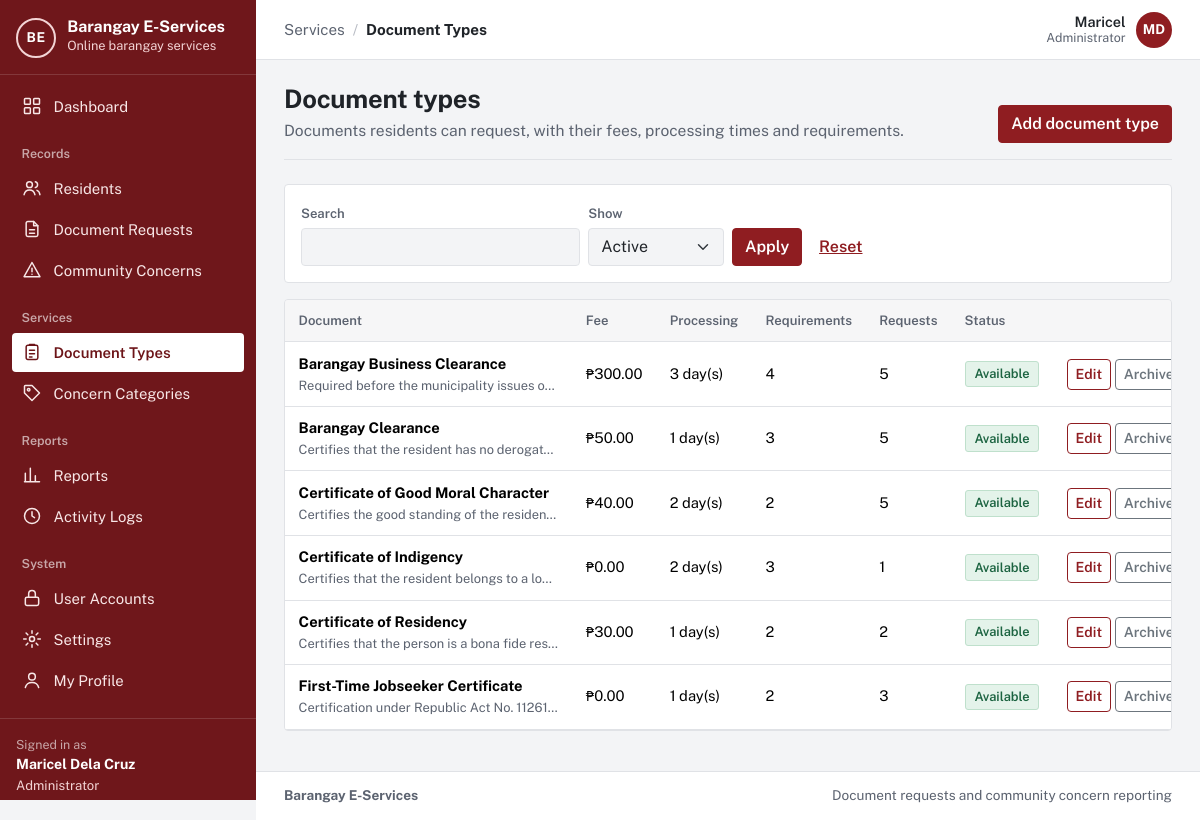
Page /admin/document-types.php (signed in) on the committed database.
### tables this page shows
CREATE TABLE `users` (
  `user_id` int(10) unsigned NOT NULL AUTO_INCREMENT,
  `role_id` tinyint(3) unsigned NOT NULL,
  `purok_id` smallint(5) unsigned DEFAULT NULL,
  `first_name` varchar(60) NOT NULL,
  `last_name` varchar(60) NOT NULL,
  `email` varchar(120) NOT NULL,
  `contact_no` varchar(13) DEFAULT NULL,
  `street_address` varchar(150) DEFAULT NULL,
  `password_hash` varchar(255) NOT NULL,
  `email_verified_at` datetime DEFAULT NULL,
  `is_active` tinyint(1) NOT NULL DEFAULT 1,
  `failed_logins` tinyint(3) unsigned NOT NULL DEFAULT 0,
  `locked_until` datetime DEFAULT NULL,
  `created_at` datetime NOT NULL DEFAULT current_timestamp(),
  `updated_at` datetime NOT NULL DEFAULT current_timestamp() ON UPDATE current_timestamp(),
  PRIMARY KEY (`user_id`),
  UNIQUE KEY `email` (`email`),
  KEY `fk_users_purok` (`purok_id`),
  KEY `idx_users_role` (`role_id`),
  CONSTRAINT `fk_users_purok` FOREIGN KEY (`purok_id`) REFERENCES `puroks` (`purok_id`) ON DELETE SET NULL,
  CONSTRAINT `fk_users_role` FOREIGN KEY (`role_id`) REFERENCES `roles` (`role_id`)
);

CREATE TABLE `roles` (
  `role_id` tinyint(3) unsigned NOT NULL,
  `role_key` varchar(20) NOT NULL,
  `role_name` varchar(50) NOT NULL,
  PRIMARY KEY (`role_id`),
  UNIQUE KEY `role_key` (`role_key`)
);

CREATE TABLE `document_types` (
  `doc_type_id` smallint(5) unsigned NOT NULL AUTO_INCREMENT,
  `name` varchar(100) NOT NULL,
  `description` varchar(500) NOT NULL,
  `fee` decimal(8,2) NOT NULL DEFAULT 0.00,
  `processing_days` tinyint(3) unsigned NOT NULL DEFAULT 1,
  `is_archived` tinyint(1) NOT NULL DEFAULT 0,
  `created_at` datetime NOT NULL DEFAULT current_timestamp(),
  `updated_at` datetime NOT NULL DEFAULT current_timestamp() ON UPDATE current_timestamp(),
  PRIMARY KEY (`doc_type_id`),
  UNIQUE KEY `name` (`name`),
  CONSTRAINT `chk_dt_fee` CHECK (`fee` >= 0),
  CONSTRAINT `chk_dt_days` CHECK (`processing_days` between 1 and 30)
);

### app/lib/helpers.php (called while the page is built, shortened)
<?php
function e($value): string
{
    return htmlspecialchars((string) ($value ?? ''), ENT_QUOTES | ENT_SUBSTITUTE, 'UTF-8');
}
function base_path(): string
{
    static $base = null;
    if ($base === null) {
        $script = realpath($_SERVER['SCRIPT_FILENAME'] ?? '') ?: '';
        $root   = realpath(APP_ROOT) ?: APP_ROOT;
        $rel    = str_replace('\\', '/', substr($script, strlen($root)));
        $name   = str_replace('\\', '/', $_SERVER['SCRIPT_NAME'] ?? '');
        $base   = ($rel !== '' && str_ends_with($name, $rel)) ? substr($name, 0, -strlen($rel)) : '';
        $base   = rtrim($base, '/');
    }
    return $base;
}
function url(string $path = ''): string
{
    return base_path() . '/' . ltrim($path, '/');
}
function asset(string $path): string
{
    return url('assets/' . ltrim($path, '/'));
}
function query_param(string $key, string $default = ''): string
{
    $value = $_GET[$key] ?? $default;
    return is_string($value) ? trim($value) : $default;
}
function peso($amount): string
{
    return '₱' . number_format((float) $amount, 2);
}
function full_name(array $row, string $prefix = ''): string
{
    return trim(($row[$prefix . 'first_name'] ?? '') . ' ' . ($row[$prefix . 'last_name'] ?? ''));
}

### app/lib/auth.php (called while the page is built, shortened)
<?php
function current_user(bool $refresh = false): ?array
{
    static $user = false;
    if ($user !== false && !$refresh) {
        return $user;
    }
    $user = null;
    if (!empty($_SESSION['user_id'])) {
        $user = db_one(
            'SELECT u.user_id, u.first_name, u.last_name, u.email, u.contact_no, u.street_address, u.purok_id,
                    u.email_verified_at, u.is_active, u.created_at, r.role_key, r.role_name
               FROM users u JOIN roles r ON r.role_id = u.role_id
              WHERE u.user_id = ?',
            [(int) $_SESSION['user_id']]
        );
    }
    return $user;
}
function is_verified(?array $user = null): bool
{
    $user = $user ?? current_user();
    return $user !== null && !empty($user['email_verified_at']);
}
function home_path_for_role(?string $role): string
{
    return match ($role) {
        ROLE_ADMIN    => 'admin/dashboard.php',
        ROLE_STAFF    => 'staff/dashboard.php',
        ROLE_RESIDENT => 'resident/dashboard.php',
        default       => 'auth/login.php',
    };
}
function require_login(bool $mustBeVerified = true): array
{
    $user = current_user();
    return $user;
}
function require_role(string ...$roles): array
{
    $user = require_login();
    return $user;
}

### app/lib/db.php (called while the page is built, shortened)
<?php
function db(): mysqli
{
    static $conn = null;
    if ($conn === null) {
        $conn = new mysqli(
            config('db.host'),
            config('db.user'),
            config('db.password'),
            config('db.name'),
            (int) config('db.port', 3306)
        );
        $conn->set_charset('utf8mb4');
        $conn->query("SET time_zone = '+08:00'");
    }
    return $conn;
}
function db_query(string $sql, array $params = []): mysqli_stmt
{
    $stmt = db()->prepare($sql);
    if ($params) {
        $types = '';
        foreach ($params as $p) {
            $types .= is_int($p) ? 'i' : (is_float($p) ? 'd' : 's');
        }
        $stmt->bind_param($types, ...array_values($params));
    }
    $stmt->execute();
    return $stmt;
}
function db_all(string $sql, array $params = []): array
{
    $result = db_query($sql, $params)->get_result();
    return $result ? $result->fetch_all(MYSQLI_ASSOC) : [];
}
function db_one(string $sql, array $params = []): ?array
{
    $result = db_query($sql, $params)->get_result();
    $row = $result ? $result->fetch_assoc() : null;
    return $row ?: null;
}

### admin/document-types.php (the view, shortened to what this page needs)
<?php
require __DIR__ . '/../app/bootstrap.php';
$user = require_role(ROLE_ADMIN);
$q = query_param('q');
$show = in_array(query_param('show'), ['archived', 'all'], true) ? query_param('show') : '';
$where = $show === 'archived' ? 'WHERE dt.is_archived = 1' : ($show === 'all' ? 'WHERE 1=1' : 'WHERE dt.is_archived = 0');
$params = [];
$rows = db_all(
    "SELECT dt.*, (SELECT COUNT(*) FROM document_requirements r WHERE r.doc_type_id = dt.doc_type_id) AS req_count,
            (SELECT COUNT(*) FROM document_requests x WHERE x.doc_type_id = dt.doc_type_id) AS used
       FROM document_types dt $where ORDER BY dt.name",
    $params
);
$activeNav = 'doctypes';
require APP_ROOT . '/app/views/header.php';
?>
<div class="page-head">
  <div><h1>Document types</h1><p>Documents residents can request, with their fees, processing times and requirements.</p></div>
  <div class="page-actions"><a class="btn btn-primary" href="<?= e(url('admin/document-type-form.php')) ?>">Add document type</a></div>
</div>
<form class="filters" method="get" role="search">
  <div class="row g-2 align-items-end">
    <div class="col-md-4"><label class="form-label" for="q">Search</label><input class="form-control" id="q" name="q" value="<?= e($q) ?>"></div>
    <div class="col-6 col-md-2"><label class="form-label" for="show">Show</label>
      <select class="form-select" id="show" name="show">
        <option value="">Active</option>
      </select></div>
    <div class="col-auto"><button class="btn btn-primary" type="submit">Apply</button> <a class="btn btn-link" href="<?= e(url('admin/document-types.php')) ?>">Reset</a></div>
  </div>
</form>
<div class="table-wrap">
  <?php if (!$rows): ?><div class="empty"><p>No document types found.</p></div><?php else: ?>
  <table class="table">
    <thead><tr><th scope="col">Document</th><th scope="col">Fee</th><th scope="col">Processing</th><th scope="col">Requirements</th><th scope="col">Requests</th><th scope="col">Status</th><th scope="col"><span class="visually-hidden">Actions</span></th></tr></thead>
    <tbody>
    <?php foreach ($rows as $r): ?>
      <tr>
        <td><strong><?= e($r['name']) ?></strong><div class="small text-muted text-truncate cell-clip"><?= e($r['description']) ?></div></td>
        <td class="nowrap"><?= e(peso($r['fee'])) ?></td>
        <td class="nowrap"><?= (int) $r['processing_days'] ?> day(s)</td>
        <td><?= (int) $r['req_count'] ?></td>
        <td><?= (int) $r['used'] ?></td>
        <td><?= $r['is_archived'] ? '<span class="status status-muted">Archived</span>' : '<span class="status status-done">Available</span>' ?></td>
        <td class="text-end nowrap">
          <a class="btn btn-sm btn-outline-primary" href="<?= e(url('admin/document-type-form.php?id=' . (int) $r['doc_type_id'])) ?>">Edit<span class="visually-hidden"> <?= e($r['name']) ?></span></a>
          <form method="post" class="d-inline">
            <?php if ($r['is_archived']): ?>
              <button class="btn btn-sm btn-outline-secondary" name="op" value="restore">Restore</button>
            <?php else: ?>
              <button class="btn btn-sm btn-outline-secondary" name="op" value="archive" data-confirm="Archive <?= e($r['name']) ?>? Residents will no longer be able to request it.">Archive</button>
            <?php endif; ?>
          </form>
        </td>
      </tr>
    <?php endforeach; ?>
    </tbody>
  </table>
  <?php endif; ?>
</div>
<?php require APP_ROOT . '/app/views/footer.php'; ?>

### app/views/header.php (shortened to what this page needs)
<?php
$user = current_user();
$role = $user['role_key'] ?? null;
$verified = $user && is_verified($user);
$activeNav = $activeNav ?? '';
$appLayout = $user && $verified;
$groups = [];
if ($appLayout && $role === ROLE_ADMIN) {
    $groups = [
        '' => ['dashboard' => ['admin/dashboard.php', 'Dashboard', 'dashboard']],
        'Records' => [
            'residents' => ['residents.php', 'Residents', 'residents'],
            'requests'  => ['requests.php', 'Document Requests', 'document'],
            'concerns'  => ['concerns.php', 'Community Concerns', 'concern'],
        ],
        'Services' => [
            'doctypes'   => ['admin/document-types.php', 'Document Types', 'services'],
            'categories' => ['admin/categories.php', 'Concern Categories', 'category'],
        ],
        'Reports' => [
            'reports' => ['reports.php', 'Reports', 'reports'],
            'logs'    => ['admin/logs.php', 'Activity Logs', 'logs'],
        ],
        'System' => [
            'users'    => ['admin/users.php', 'User Accounts', 'accounts'],
            'settings' => ['admin/settings.php', 'Settings', 'settings'],
            'profile'  => ['profile.php', 'My Profile', 'profile'],
        ],
    ];
}
$crumbGroup = '';
$crumbItem = $pageTitle ?? '';
foreach ($groups as $label => $items) {
    if (isset($items[$activeNav])) {
        $crumbGroup = $label;
        $crumbItem = $items[$activeNav][1];
    }
}
?><!doctype html>
<html lang="en">
<head>
  <link rel="stylesheet" href="<?= e(asset('vendor/bootstrap/bootstrap.min.css')) ?>">
  <link rel="stylesheet" href="<?= e(asset('css/app.css')) ?>">
</head>
<body class="<?= $appLayout ? 'app-body' : 'public-body' ?>">
<?php if ($appLayout): ?>
<div class="app-shell">
  <aside class="sidebar offcanvas-lg offcanvas-start" id="sidebar" tabindex="-1" aria-label="Main navigation">
    <div class="sidebar-brand">
      <a class="brand" href="<?= e(url(home_path_for_role($role))) ?>">
        <?= render_app_mark() ?>
        <span class="brand-text">
          <span class="brand-name"><?= e(app_name()) ?></span>
          <span class="brand-sub">Online barangay services</span>
        </span>
      </a>
    </div>
    <nav class="sidebar-nav">
      <?php foreach ($groups as $label => $items): ?>
        <?php if ($label !== ''): ?><div class="sidebar-heading"><?= e($label) ?></div><?php endif; ?>
        <ul class="sidebar-list">
          <?php foreach ($items as $key => [$path, $itemLabel, $iconName]): ?>
            <li>
              <a class="sidebar-link<?= $key === $activeNav ? ' active' : '' ?>" <?= $key === $activeNav ? 'aria-current="page"' : '' ?> href="<?= e(url($path)) ?>">
                <?= icon($iconName) ?><span><?= e($itemLabel) ?></span>
              </a>
            </li>
          <?php endforeach; ?>
        </ul>
      <?php endforeach; ?>
    </nav>
    <div class="sidebar-user">
      <div class="sidebar-user-label">Signed in as</div>
      <div class="sidebar-user-name"><?= e(full_name($user)) ?></div>
      <div class="sidebar-user-role"><?= e($user['role_name']) ?></div>
      <form method="post" action="<?= e(url('auth/logout.php')) ?>">
      </form>
    </div>
  </aside>
  <div class="app-main">
    <header class="topbar">
      <nav class="topbar-crumb" aria-label="You are here">
        <?php if ($crumbGroup !== ''): ?><span class="crumb-group"><?= e($crumbGroup) ?></span><span class="crumb-sep" aria-hidden="true">/</span><?php endif; ?>
        <span class="crumb-item"><?= e($crumbItem) ?></span>
      </nav>
      <div class="topbar-user">
        <span class="topbar-user-text"><span class="topbar-user-name"><?= e($user['first_name']) ?></span><span class="topbar-user-role"><?= e($user['role_name']) ?></span></span>
        <a class="avatar" href="<?= e(url('profile.php')) ?>" title="My profile" aria-label="My profile"><?= e(mb_strtoupper(mb_substr($user['first_name'], 0, 1) . mb_substr($user['last_name'], 0, 1))) ?></a>
      </div>
    </header>
    <main id="main" class="page">
<?php endif; ?>

### rows in the picture
users: full_name($user) "Maricel Dela Cruz", role.role_name "Administrator", first_name "Maricel", first_name+last_name "MD"
document_types: name "Barangay Business Clearance", description "Required before the municipality issues o…", fee "₱300.00", processing_days "3", req_count "4", used "5", is_archived "Available"
document_types: name "Barangay Clearance", description "Certifies that the resident has no derogat…", fee "₱50.00", processing_days "1", req_count "3", used "5", is_archived "Available"
document_types: name "Certificate of Good Moral Character", description "Certifies the good standing of the residen…", fee "₱40.00", processing_days "2", req_count "2", used "5", is_archived "Available"
document_types: name "Certificate of Indigency", description "Certifies that the resident belongs to a lo…", fee "₱0.00", processing_days "2", req_count "3", used "1", is_archived "Available"
document_types: name "Certificate of Residency", description "Certifies that the person is a bona fide res…", fee "₱30.00", processing_days "1", req_count "2", used "2", is_archived "Available"
document_types: name "First-Time Jobseeker Certificate", description "Certification under Republic Act No. 11261…", fee "₱0.00", processing_days "1", req_count "2", used "3", is_archived "Available"

### other values in the picture
app_name() "Barangay E-Services"
$itemLabel "Dashboard"
$label "Records"
$itemLabel "Residents"
$itemLabel "Document Requests"
$itemLabel "Community Concerns"
$label "Services"
$itemLabel "Document Types"
$itemLabel "Concern Categories"
$label "Reports"
$itemLabel "Reports"
$itemLabel "Activity Logs"
$label "System"
$itemLabel "User Accounts"
$itemLabel "Settings"
